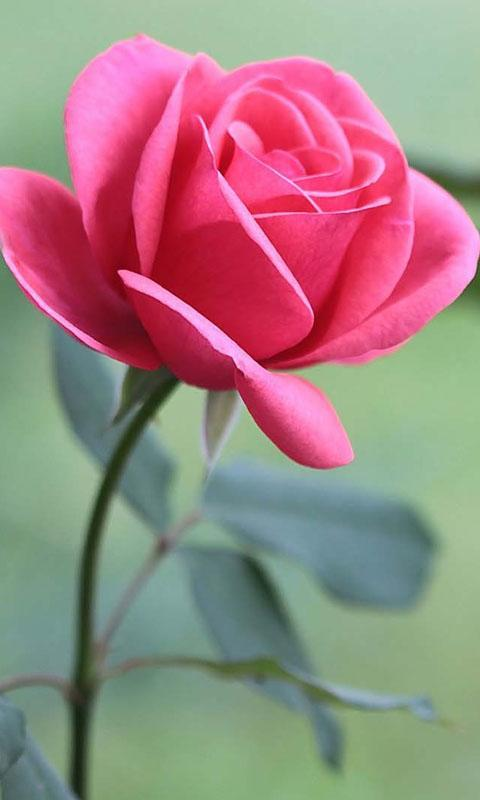
#> input picture 24-7-2020_IP_task_Shubham_Ghaytadkar/rose_flower.jpg, 480 x 800 px
$ python 'mask img.py'
#> lines starting #> are read from the running program, lines starting #| are printed output that depends on the picture; after the words box and inside, x2 and y2 are one past the last pixel; in counts of white or black regions, pixels touching at a corner belong together
import  cv2
import numpy as np

# [18 lines of commented-out code are left out]

while True:
    img1 = cv2.imread(r"rose_flower.jpg")
#> img1 is the input picture: shape (800, 480, 3); mean B, G, R 130.5, 131.1, 159
    hsv = cv2.cvtColor(img1, cv2.COLOR_BGR2HSV)
#> hsv: shape (800, 480, 3); mean H, S, V 99.6, 95.2, 179

    # [6 lines of commented-out code are left out]

    rgbl = np.array([76, 95, 58], np.uint8)
    rgbh = np.array([255, 255, 255], np.uint8)

    mask = cv2.inRange(hsv, rgbl, rgbh)
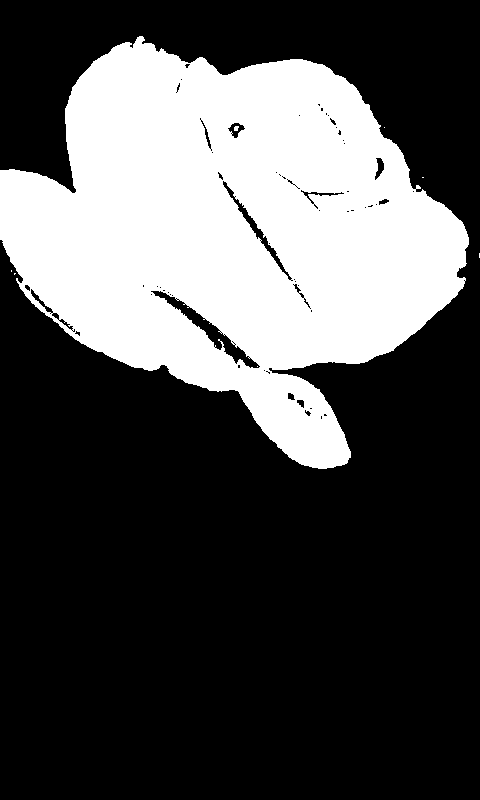
#> mask: shape (800, 480); 31% white; 8 white regions (6 under 20 px), largest, box (x1, y1, x2, y2) and area: (0, 36, 469, 469) 118975, (234, 126, 239, 131) 21

    cv2.imshow('original', img1)
    cv2.imshow('masked', mask)

    k = cv2.waitKey(1)
#> (key Esc is pressed here)
    if k == 32:
        break

# colormask()
cv2.destroyAllWindows()
